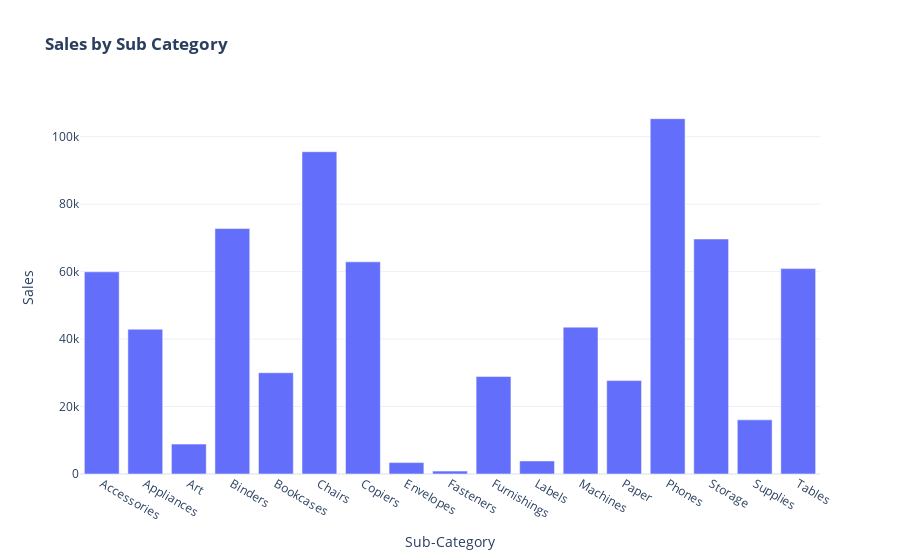

Notebook cell for this chart:
### Code cell
# Create Chart
fig = px.bar(data,
             x='Sub-Category',
             y='Sales',
             title='<b>Sales by Sub Category</b>',
             template=template_style)

# Display Plot
fig.show()

# Export Chart to HTML
plotly.offline.plot(fig, filename='output/Sales_Sub_Cate.html',)

### Figure 1 — Plotly figure (JSON) as saved in the notebook; plotly's stock layout.template omitted (floating-point values rounded to 4 significant figures)
{"data": [{"alignmentgroup": "True", "hovertemplate": "Sub-Category=%{x}<br>Sales=%{y}<extra></extra>", "legendgroup": "", "marker": {"color": "#636efa"}, "name": "", "offsetgroup": "", "orientation": "v", "showlegend": false, "textposition": "auto", "type": "bar", "x": ["Accessories", "Appliances", "Art", "Binders", "Bookcases", "Chairs", "Copiers", "Envelopes", "Fasteners", "Furnishings", "Labels", "Machines", "Paper", "Phones", "Storage", "Supplies", "Tables"], "xaxis": "x", "y": [59950.0, 42930.0, 8863.0, 72790.0, 30020.0, 95550.0, 62900.0, 3379.0, 857.6, 28920.0, 3861.0, 43540.0, 27690.0, 105300.0, 69680.0, 16050.0, 60890.0], "yaxis": "y"}], "layout": {"barmode": "relative", "legend": {"tracegroupgap": 0}, "title": {"text": "<b>Sales by Sub Category</b>"}, "xaxis": {"anchor": "y", "domain": [0, 1], "title": {"text": "Sub-Category"}}, "yaxis": {"anchor": "x", "domain": [0, 1], "title": {"text": "Sales"}}}}
